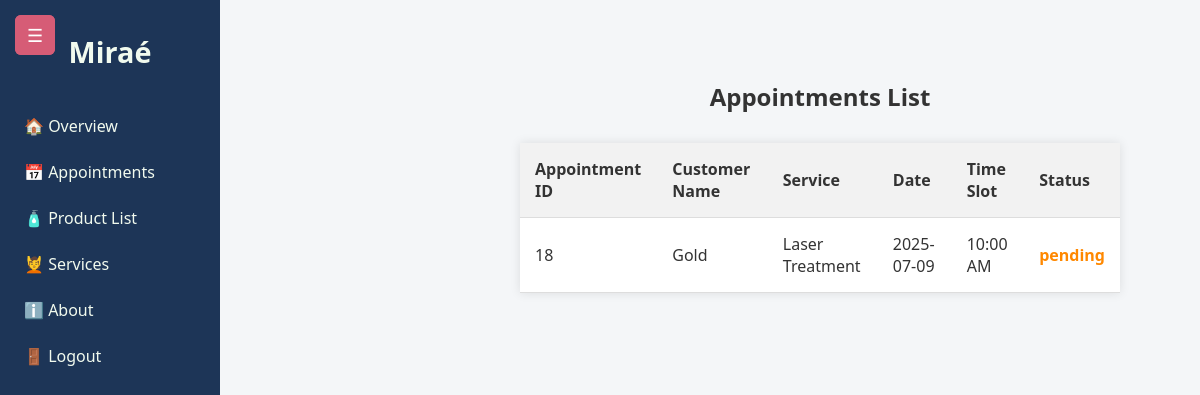
/appointment.php, run on the app's committed database.
### tables this page shows
CREATE TABLE `appointments` (
  `appointmentID` int(11) NOT NULL,
  `userID` int(11) NOT NULL,
  `serviceID` int(11) NOT NULL,
  `appointmentDate` date NOT NULL,
  `timeSlot` varchar(20) NOT NULL,
  `status` enum('pending','confirmed','completed') DEFAULT 'pending'
);

CREATE TABLE `customer` (
  `id` int(11) NOT NULL,
  `full_name` varchar(100) DEFAULT NULL,
  `email` varchar(100) DEFAULT NULL,
  `phone` varchar(20) DEFAULT NULL,
  `password` varchar(255) DEFAULT NULL,
  `membership_plan` varchar(50) DEFAULT NULL,
  `registered_at` timestamp NOT NULL DEFAULT current_timestamp()
);

CREATE TABLE `services` (
  `serviceID` int(11) NOT NULL,
  `serviceName` varchar(100) DEFAULT NULL,
  `servicePrice` decimal(10,2) DEFAULT NULL,
  `serviceDesc` text DEFAULT NULL,
  `serviceImage` varchar(255) DEFAULT NULL
);

### appointment.php (the view, shortened to what this page needs)
<?php
include('db.php');
include('adminHeader.php');
$sql = "SELECT
            a.appointmentID,
            a.appointmentDate,
            a.timeSlot,
            a.status,
            c.full_name AS customer_name,
            s.serviceName
        FROM appointments a
        JOIN customer c ON a.userID = c.id
        JOIN services s ON a.serviceID = s.serviceID
        WHERE a.status = 'pending'
        ORDER BY a.appointmentDate DESC";
$result = mysqli_query($conn, $sql);
?>
<!DOCTYPE html>
<html lang="en">
<head>
    <link rel="stylesheet" href="adminDash.css">
</head>
<body>
<div class="main-content">
    <h2> Appointments List</h2>
    <table>
        <thead>
            <tr>
                <th>Appointment ID</th>
                <th>Customer Name</th>
                <th>Service</th>
                <th>Date</th>
                <th>Time Slot</th>
                <th>Status</th>
            </tr>
        </thead>
        <tbody>
            <?php if (mysqli_num_rows($result) > 0): ?>
                <?php while ($row = mysqli_fetch_assoc($result)): ?>
                    <tr>
                        <td><?= htmlspecialchars($row['appointmentID']) ?></td>
                        <td><?= htmlspecialchars($row['customer_name']) ?></td>
                        <td><?= htmlspecialchars($row['serviceName']) ?></td>
                        <td><?= htmlspecialchars($row['appointmentDate']) ?></td>
                        <td><?= htmlspecialchars($row['timeSlot']) ?></td>
                        <td class="status"><?= htmlspecialchars($row['status']) ?></td>
                    </tr>
                <?php endwhile; ?>
            <?php else: ?>
                <tr>
                    <td colspan="6" style="text-align:center;">No pending appointments found.</td>
                </tr>
            <?php endif; ?>
        </tbody>
    </table>
</div>
<button class="toggle-btn" onclick="toggleSidebar()">☰</button>
</body>
</html>

### adminDash.css (style rules this page uses)
* { margin: 0; padding: 0; box-sizing: border-box; font-family: 'Segoe UI', Tahoma, Geneva, Verdana, sans-serif; }
body { display: flex; background-color: #f4f6f8; color: #333; height: 100vh; }
.toggle-btn { position: absolute; top: 15px; left: 15px; background-color: #d65c76; color: white; border: none; padding: 8px 12px; font-size: 18px; border-radius: 6px; cursor: pointer; z-index: 999; }
.main-content { flex: 1; padding: 2rem; margin-left: 220px; transition: margin-left 0.3s ease; overflow-y: auto; }

### appointment.php (style rules this page uses)
.main-content { padding: 40px; }
h2 { text-align: center; margin-bottom: 30px; color: #333; }
table { width: 100%; border-collapse: collapse; background: #fff; box-shadow: 0 0 10px rgba(0,0,0,0.1); }
th, td { padding: 15px; text-align: left; border-bottom: 1px solid #ddd; }
th { background-color: #f2f2f2; }
.status { font-weight: bold; color: #ff8800; }

### data on the page
appointments: appointmentID "18", userID.full_name "Gold", serviceID.serviceName "Laser Treatment", appointmentDate "2025-07-09", timeSlot "10:00 AM", status "pending"
